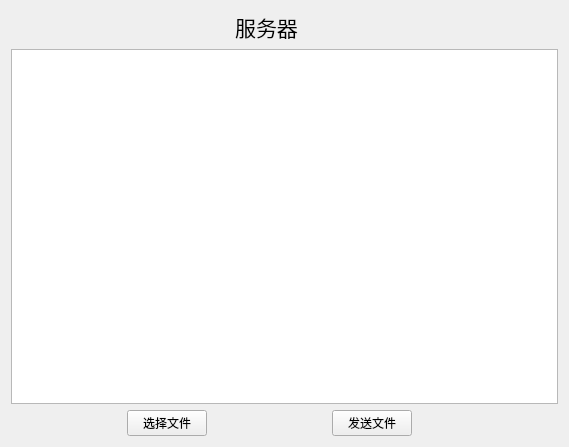
<?xml version="1.0" encoding="UTF-8"?>
<ui version="4.0">
 <class>ServerWidget</class>
 <widget class="QWidget" name="ServerWidget">
  <property name="geometry">
   <rect>
    <x>0</x>
    <y>0</y>
    <width>569</width>
    <height>447</height>
   </rect>
  </property>
  <property name="windowTitle">
   <string>ServerWidget</string>
  </property>
  <layout class="QGridLayout" name="gridLayout">
   <item row="2" column="1">
    <widget class="QPushButton" name="buttonFile">
     <property name="text">
      <string>选择文件</string>
     </property>
    </widget>
   </item>
   <item row="2" column="2">
    <spacer name="horizontalSpacer_3">
     <property name="orientation">
      <enum>Qt::Horizontal</enum>
     </property>
     <property name="sizeHint" stdset="0">
      <size>
       <width>95</width>
       <height>20</height>
      </size>
     </property>
    </spacer>
   </item>
   <item row="0" column="4" colspan="2">
    <spacer name="horizontalSpacer_2">
     <property name="orientation">
      <enum>Qt::Horizontal</enum>
     </property>
     <property name="sizeHint" stdset="0">
      <size>
       <width>226</width>
       <height>20</height>
      </size>
     </property>
    </spacer>
   </item>
   <item row="0" column="0" colspan="2">
    <spacer name="horizontalSpacer">
     <property name="orientation">
      <enum>Qt::Horizontal</enum>
     </property>
     <property name="sizeHint" stdset="0">
      <size>
       <width>196</width>
       <height>20</height>
      </size>
     </property>
    </spacer>
   </item>
   <item row="0" column="2">
    <widget class="QLabel" name="label">
     <property name="font">
      <font>
       <family>微软雅黑</family>
       <pointsize>16</pointsize>
      </font>
     </property>
     <property name="text">
      <string>服务器</string>
     </property>
     <property name="alignment">
      <set>Qt::AlignCenter</set>
     </property>
    </widget>
   </item>
   <item row="2" column="5">
    <spacer name="horizontalSpacer_5">
     <property name="orientation">
      <enum>Qt::Horizontal</enum>
     </property>
     <property name="sizeHint" stdset="0">
      <size>
       <width>126</width>
       <height>20</height>
      </size>
     </property>
    </spacer>
   </item>
   <item row="2" column="0">
    <spacer name="horizontalSpacer_4">
     <property name="orientation">
      <enum>Qt::Horizontal</enum>
     </property>
     <property name="sizeHint" stdset="0">
      <size>
       <width>96</width>
       <height>20</height>
      </size>
     </property>
    </spacer>
   </item>
   <item row="1" column="0" colspan="6">
    <widget class="QTextEdit" name="textEdit">
     <property name="readOnly">
      <bool>true</bool>
     </property>
    </widget>
   </item>
   <item row="2" column="4">
    <widget class="QPushButton" name="buttonSend">
     <property name="text">
      <string>发送文件</string>
     </property>
    </widget>
   </item>
  </layout>
 </widget>
 <layoutdefault spacing="6" margin="11"/>
 <resources/>
 <connections/>
</ui>
